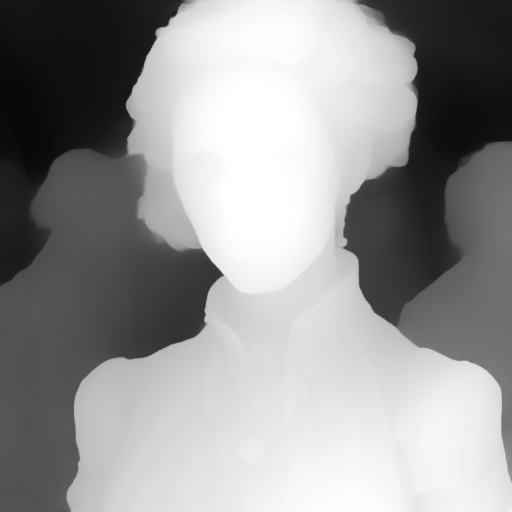
#> input picture CV/lady_disparity.png, 1024 x 1024 px, found by its file name (shown at 1/2 size)
$ python alignDepth.py
#> lines starting #> are read from the running program, lines starting #| are printed output that depends on the picture; after the words box and inside, x2 and y2 are one past the last pixel; in counts of white or black regions, pixels touching at a corner belong together; pictures that were not available may be replaced by others from this repository, and a replacement may not be noted
# %% [markdown]
# # Depth Map Alignment and Blending
#
# This notebook demonstrates how to align and blend an outpainted depth map with the original depth map to ensure continuity and smooth transitions. The process involves global brightness/contrast adjustment, translation correction, and bilateral filtering.

# %%
from PIL import Image
import numpy as np
import cv2
import matplotlib.pyplot as plt

# %% [markdown]
# ## Load Images
# Load the original and outpainted depth maps using the `PIL` library and convert them to grayscale.

# %%
original_depth_map_path = "/mnt/data/lady_disparity.png"
outpainted_depth_map_path = "/mnt/data/lady_outpainted_0-20_disparity.png"

original_depth_map = Image.open(original_depth_map_path).convert("L")
#> original_depth_map: PIL image 1024x1024 L; every value is 255
outpainted_depth_map = Image.open(outpainted_depth_map_path).convert("L")
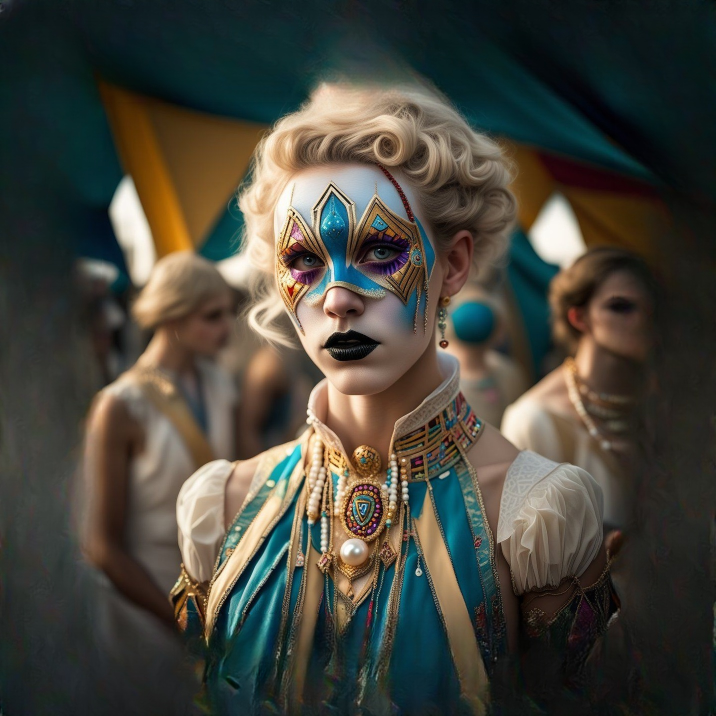
#> input picture CV/lady_outpainted.png, 1432 x 1432 px, given in place of lady_outpainted_0-20_disparity.png, which was not available (shown at 1/2 size)
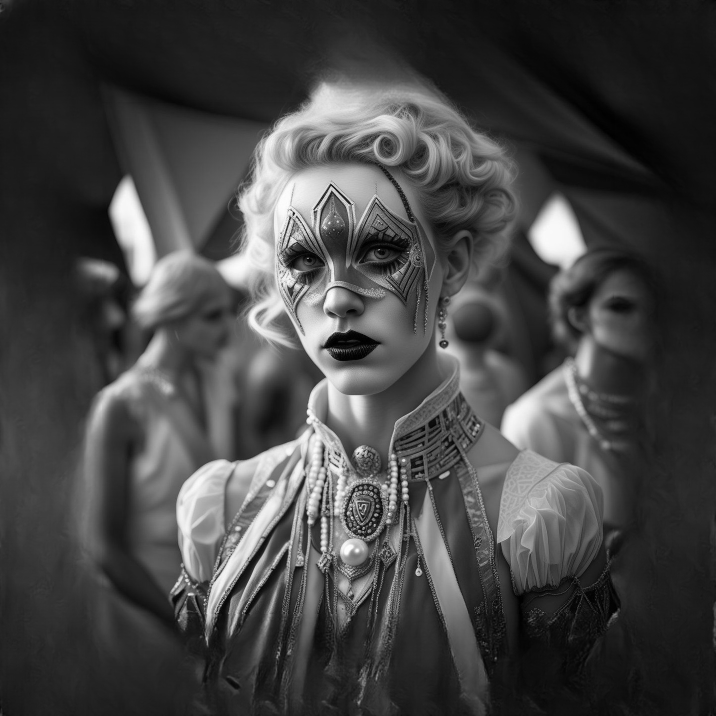
#> outpainted_depth_map: PIL image 1432x1432 L (shown at 1/2 size); min 0, max 255, mean 68.4

# %% [markdown]
# ## Convert Images to Numpy Arrays
# Convert the loaded images into numpy arrays for processing.

# %%
original_depth_map_np = np.array(original_depth_map)
outpainted_depth_map_np = np.array(outpainted_depth_map)

# Display the original and outpainted depth maps
plt.figure(figsize=(12, 6))
plt.subplot(1, 2, 1)
plt.title("Original Depth Map")
plt.imshow(original_depth_map_np, cmap="gray")
plt.subplot(1, 2, 2)
plt.title("Outpainted Depth Map")
plt.imshow(outpainted_depth_map_np, cmap="gray")
plt.show()
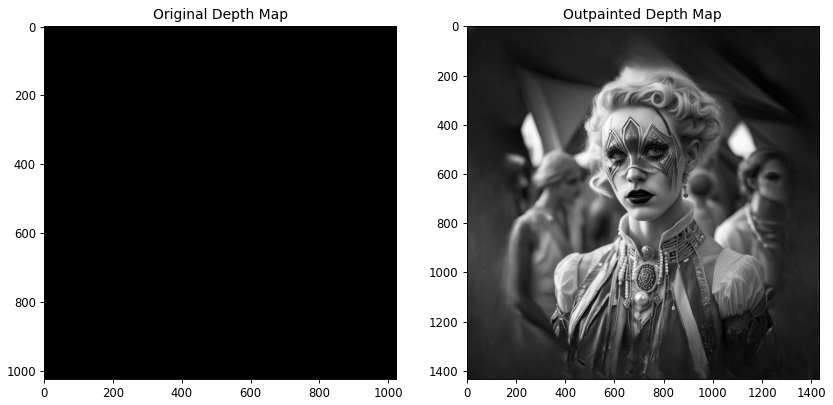
#> figure drawn by matplotlib, 2 panels

# %% [markdown]
# ## Step 1: Global Brightness/Contrast Adjustment
# Adjust the brightness and contrast of the outpainted depth map using histogram matching to better match the original depth map.

# %%
original_hist, bins = np.histogram(original_depth_map_np.flatten(), 256, [0,256])
#> original_hist = 256 values from 0 to 1048576; bins = 257 values from 0 to 256
cdf_original = original_hist.cumsum()
#> cdf_original = 256 values from 0 to 1048576
cdf_original_normalized = cdf_original * float(original_hist.max()) / cdf_original.max()
#> cdf_original_normalized = 256 values from 0 to 1048576

outpainted_hist, bins = np.histogram(outpainted_depth_map_np.flatten(), 256, [0,256])
#> outpainted_hist = 256 values, max 45814 at index 31, min 21 at index 255, mean 8010.2
cdf_outpainted = outpainted_hist.cumsum()
#> cdf_outpainted = 256 values from 541 to 2050624
cdf_outpainted_normalized = cdf_outpainted * float(outpainted_hist.max()) / cdf_outpainted.max()
#> cdf_outpainted_normalized = 256 values from 12.09 to 45814

cdf_m = np.ma.masked_equal(cdf_outpainted, 0)
cdf_m = (cdf_m - cdf_m.min()) * 255 / (cdf_m.max() - cdf_m.min())
cdf = np.ma.filled(cdf_m, 0).astype('uint8')
#> cdf = 256 values from 0 to 255

outpainted_depth_map_matched = cdf[outpainted_depth_map_np]
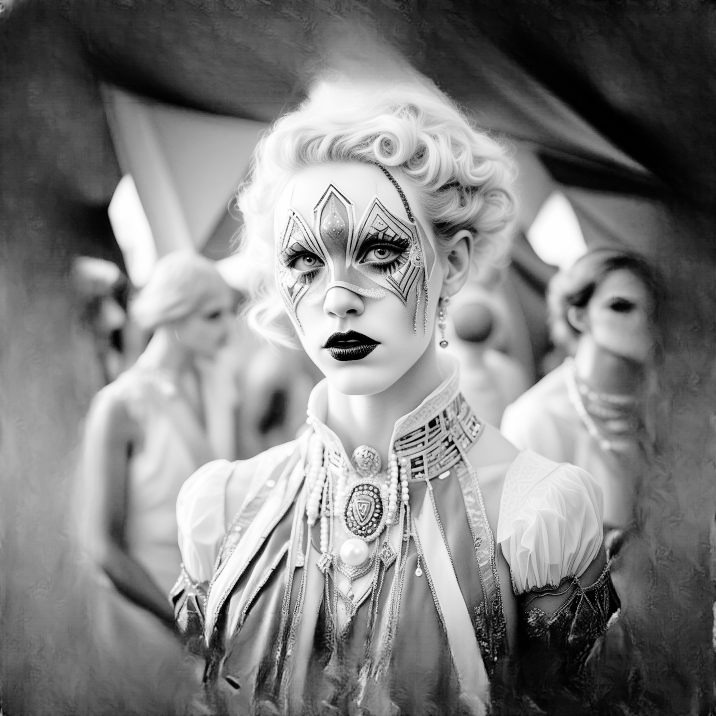
#> outpainted_depth_map_matched: shape (1432, 1432) (shown at 1/2 size); min 0, max 255, mean 128.1

# Display the brightness/contrast adjusted outpainted depth map
plt.figure(figsize=(6, 6))
plt.title("Outpainted Depth Map after Brightness/Contrast Adjustment")
plt.imshow(outpainted_depth_map_matched, cmap="gray")
plt.show()

# %% [markdown]
# ## Step 2: Translation Adjustment
# Correct any minor misalignment between the original and outpainted depth maps using template matching.

# %%
res = cv2.matchTemplate(outpainted_depth_map_matched, original_depth_map_np, cv2.TM_CCOEFF_NORMED)
#> res: shape (409, 409) float32; every value is 1
_, _, _, max_loc = cv2.minMaxLoc(res)
#> max_loc = (0, 0)

# Determine translation offsets
top_left = max_loc
#> top_left = (0, 0)
height_original, width_original = original_depth_map_np.shape
#> height_original = 1024; width_original = 1024
height_outpainted, width_outpainted = outpainted_depth_map_matched.shape
#> height_outpainted = 1432; width_outpainted = 1432

# Create a blank canvas for the translated depth map
translated_outpainted_depth_map = np.zeros_like(outpainted_depth_map_matched)
translated_outpainted_depth_map[top_left[1]:top_left[1]+height_original, top_left[0]:top_left[0]+width_original] = original_depth_map_np
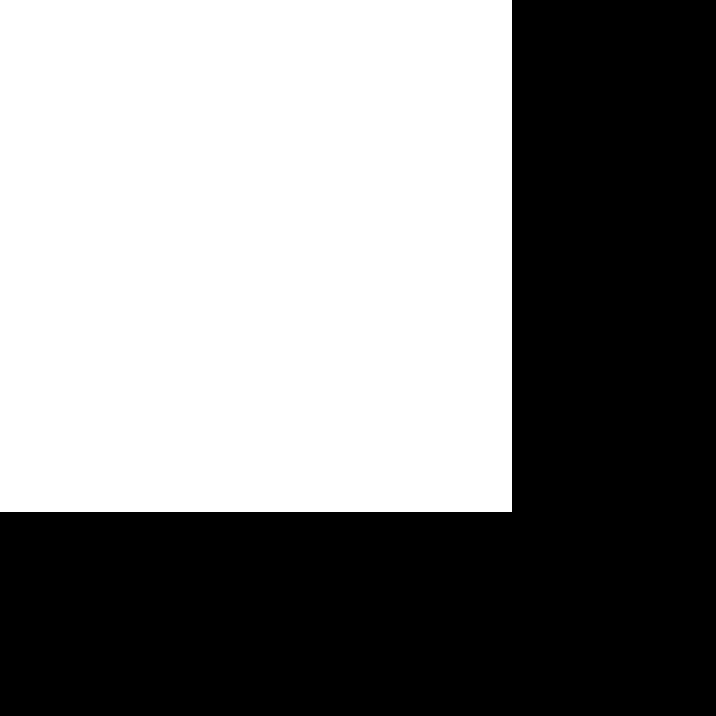
#> translated_outpainted_depth_map: shape (1432, 1432) (shown at 1/2 size); 51.1% white; 1 black region, box (x1, y1, x2, y2) and area: (0, 0, 1432, 1432) 1002048

# Display the translated outpainted depth map
plt.figure(figsize=(6, 6))
plt.title("Outpainted Depth Map after Translation Adjustment")
plt.imshow(translated_outpainted_depth_map, cmap="gray")
plt.show()

# %% [markdown]
# ## Step 3: Bilateral Filtering
# Apply bilateral filtering to the translated outpainted depth map to smooth the transitions between the original and outpainted regions.

# %%
filtered_outpainted_depth_map = cv2.bilateralFilter(translated_outpainted_depth_map, d=9, sigmaColor=75, sigmaSpace=75)

# Display the filtered outpainted depth map
plt.figure(figsize=(6, 6))
plt.title("Outpainted Depth Map after Bilateral Filtering")
plt.imshow(filtered_outpainted_depth_map, cmap="gray")
plt.show()

# %% [markdown]
# ## Step 4: Combine the Original and Filtered Depth Maps
# Combine the original depth map with the filtered outpainted depth map, ensuring that the original depth map is preserved in the center.

# %%
# Insert the original depth map into the center of the filtered outpainted map
center_y = (height_outpainted - height_original) // 2
#> center_y = 204
center_x = (width_outpainted - width_original) // 2
#> center_x = 204
filtered_outpainted_depth_map[center_y:center_y+height_original, center_x:center_x+width_original] = original_depth_map_np
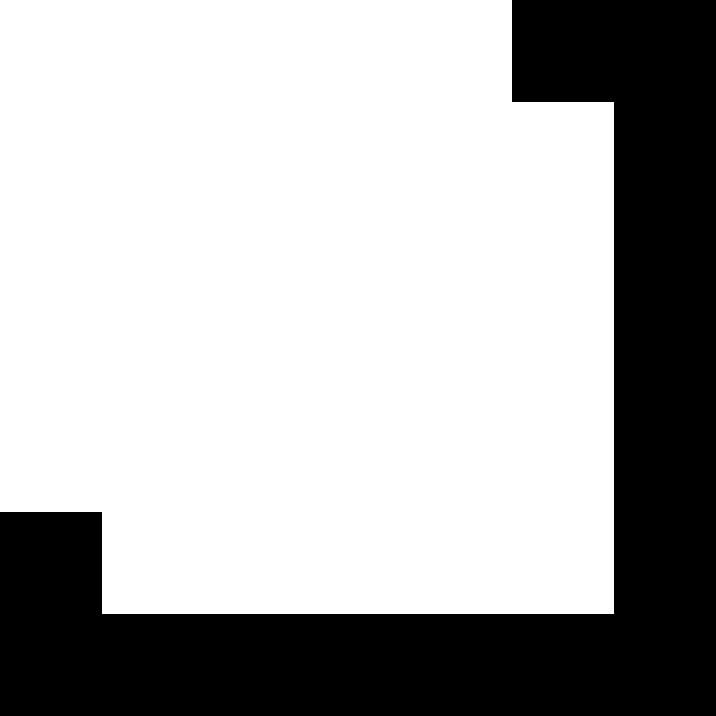
#> filtered_outpainted_depth_map: shape (1432, 1432) (shown at 1/2 size); min 0, max 255, mean 177.2

# Display the final combined depth map
plt.figure(figsize=(6, 6))
plt.title("Final Combined Depth Map")
plt.imshow(filtered_outpainted_depth_map, cmap="gray")
plt.show()

# %% [markdown]
# ## Save the Final Depth Map
# Convert the final combined depth map to an image and save it.

# %%
final_depth_map_image = Image.fromarray(filtered_outpainted_depth_map.astype(np.uint8))
final_depth_map_image_path = "/mnt/data/final_depth_map.png"
final_depth_map_image.save(final_depth_map_image_path)

# %% [markdown]
